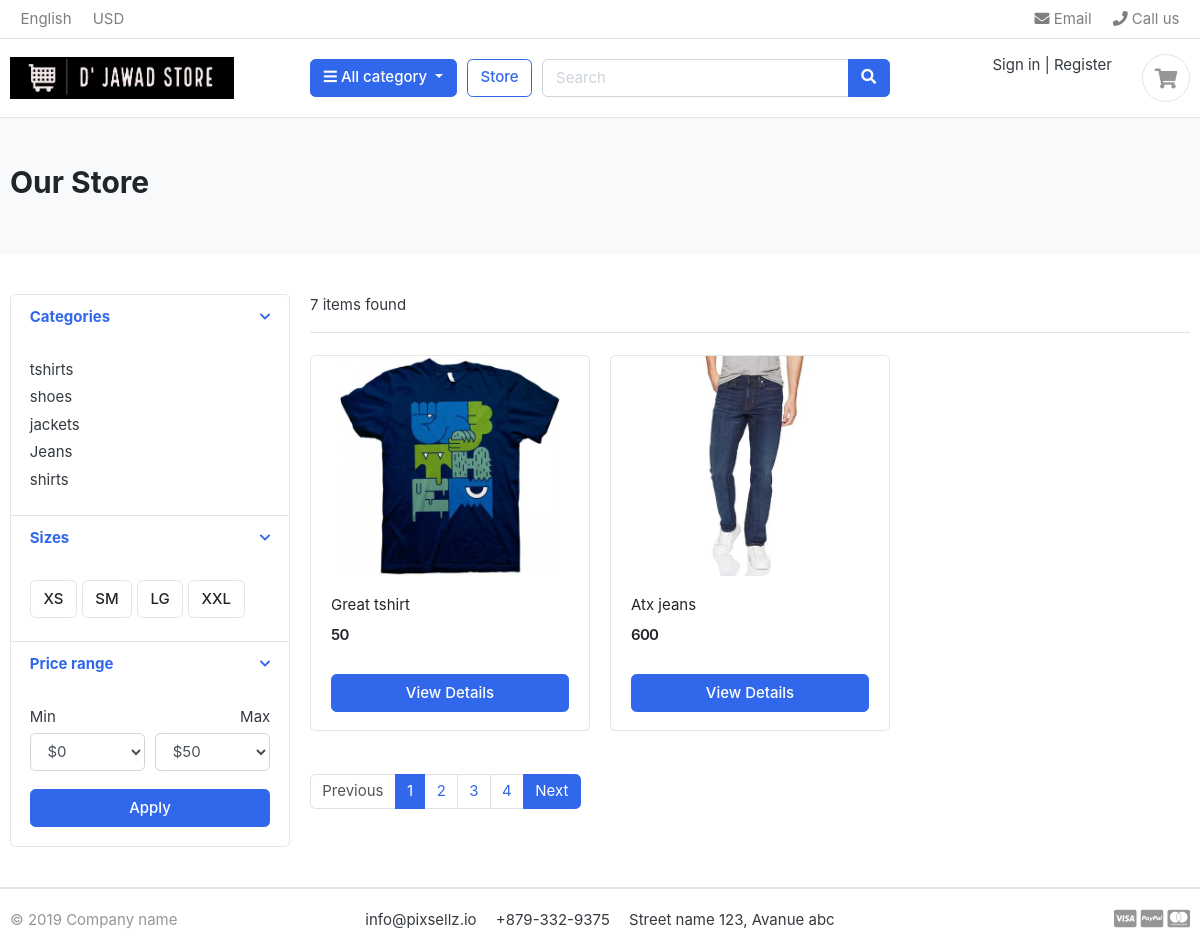
The app's page /store/store/ with its own data.
### category/models.py (models this page shows, shortened)
class Category(models.Model):
    category_name=models.CharField(max_length=100,unique=True)
    slug=models.SlugField(max_length=100,unique=True)
    description=models.TextField(max_length=500)
    cat_image=models.ImageField(upload_to='photos/categories')
    class Meta:
        verbose_name='category'
        verbose_name_plural='categories'
    def get_url(self):
        return reverse('product_by_category',args=[self.slug])

### store/models.py (models this page shows, shortened)
class Product(models.Model):
    product_name=models.CharField(max_length=100)
    images=models.ImageField(upload_to="photos/product")
    description=models.TextField(max_length=200)
    slug=models.SlugField(max_length=100)
    price=models.IntegerField()
    stock=models.IntegerField()
    is_available=models.BooleanField(default=True)
    upload_date=models.DateTimeField(auto_now_add=True)
    updated_date=models.DateTimeField(auto_now=True)
    category=models.ForeignKey(Category,on_delete=models.CASCADE)
    def get_url(self):
        return reverse('product_detail',args=[self.category.slug,self.slug])

### store/views.py (the view)
# urls.py: path('store/',include('store.urls')),
def store(request,category_slug=None):
    if category_slug!=None:
        categories=Category.objects.get(slug=category_slug)
        products=Product.objects.filter(category=categories)
        paginator=Paginator(products,2)
        page=request.GET.get('page')
        paged_products=paginator.get_page(page)
        product_count=products.count()
    else:
        products=Product.objects.filter(is_available=True)
        paginator=Paginator(products,2)
        page=request.GET.get('page')
        paged_products=paginator.get_page(page)
        product_count=products.count()
    context={
        'products':paged_products,
        'product_count':product_count,
    }
    return render(request,'store/store.html',context)

### carts/context_processors.py (called while the page is built)
def counter(request):
    if 'carts/carts' in request.path:
        try:
            cart_count=0
            if request.user.is_authenticated:
                  cart_items=CartItem.objects.filter(user=request.user,is_active=True)
            else:
                cart=Cart.objects.get(cart_id=_cart_id(request))
                cart_items=CartItem.objects.filter(cart=cart,is_active=True)
            for cart_item in cart_items:
                cart_count=cart_count+cart_item.quantity
            return dict(cart_count=cart_count)
        except Cart.DoesNotExist:
            cart_count=0
    else:
        return {}

### category/context_processors.py (called while the page is built)
def menu_links(request):
    links=Category.objects.all()
    return dict(multiple_links=links)

### templates/store/store.html (shortened to what this page needs)
{% extends 'base.html' %}
{% block content %}
{% load static %}
<section class="section-pagetop bg">
    <div class="container">
        {% if 'search' in request.path %}
        <h2 class="title-page">Search result</h2>
        {% else %}
        <h2 class="title-page">Our Store</h2>
        {% endif %}
    </div>
</section>
<section class="section-content padding-y">
    <div class="container">
        <div class="row">
            <aside class="col-md-3">
                <div class="card">
                    <article class="filter-group">
                        <header class="card-header">
                            <a href="#" data-toggle="collapse" data-target="#collapse_1" aria-expanded="true" class="">
                                <i class="icon-control fa fa-chevron-down"></i>
                                <h6 class="title">Categories</h6>
                            </a>
                        </header>
                        <div class="filter-content collapse show" id="collapse_1">
                            <div class="card-body">
                                <ul class="list-menu">
                                    {% for category in multiple_links %}
                                    <li><a href="{{category.get_url}}">{{category.category_name}} </a></li>
                                    {% endfor %}
                                </ul>
                            </div>
                        </div>
                    </article>
                    <article class="filter-group">
                        <header class="card-header">
                            <a href="#" data-toggle="collapse" data-target="#collapse_4" aria-expanded="true" class="">
                                <i class="icon-control fa fa-chevron-down"></i>
                                <h6 class="title">Sizes </h6>
                            </a>
                        </header>
                        <div class="filter-content collapse show" id="collapse_4">
                            <div class="card-body">
                                <label class="checkbox-btn">
                                    <span class="btn btn-light"> XS </span>
                                </label>
                                <label class="checkbox-btn">
                                    <span class="btn btn-light"> SM </span>
                                </label>
                                <label class="checkbox-btn">
                                    <span class="btn btn-light"> LG </span>
                                </label>
                                <label class="checkbox-btn">
                                    <span class="btn btn-light"> XXL </span>
                                </label>
                            </div>
                        </div>
                    </article>
                    <article class="filter-group">
                        <header class="card-header">
                            <a href="#" data-toggle="collapse" data-target="#collapse_3" aria-expanded="true" class="">
                                <i class="icon-control fa fa-chevron-down"></i>
                                <h6 class="title">Price range </h6>
                            </a>
                        </header>
                        <div class="filter-content collapse show" id="collapse_3">
                            <div class="card-body">
                                <div class="form-row">
                                    <div class="form-group col-md-6">
                                        <label>Min</label>
                                        <select class="mr-2 form-control">
                                            <option value="0">$0</option>
                                        </select>
                                    </div>
                                    <div class="form-group text-right col-md-6">
                                        <label>Max</label>
                                        <select class="mr-2 form-control">
                                            <option value="50">$50</option>
                                        </select>
                                    </div>
                                </div>
                                <button class="btn btn-block btn-primary">Apply</button>
                            </div>
                        </div>
                    </article>
                </div>
            </aside>
            <main class="col-md-9">
                <header class="border-bottom mb-4 pb-3">
                    <div class="form-inline">
                        <span class="mr-md-auto">{{product_count}} items found </span>
                    </div>
                </header>
                <div class="row">
                    {% if products %}
                    {% for product in products %}
                    <div class="col-md-4">
                        <figure class="card card-product-grid">
                            <div class="img-wrap">
                                <a href="{{product.get_url}}">
                                    <img src="{{product.images.url}}"></a>
                            </div>
                            <figcaption class="info-wrap">
                                <div class="fix-height">
                                    <a href="{{product.get_url}}" class="title">{{product.product_name}}</a>
                                    <div class="price-wrap mt-2">
                                        <span class="price">{{product.price}}</span>
                                    </div>
                                </div>
                                <a href="{{product.get_url}}" class="btn btn-block btn-primary">View Details</a>
                            </figcaption>
                        </figure>
                    </div>
                    {% endfor %}
                    {% else %}
                    <h1>NO search found.... try out different keyword</h1>
                    {% endif %}
                </div>
                <nav class="mt-4" aria-label="Page navigation sample">
                    {% if products.has_other_pages %}
                    <ul class="pagination">
                        {% if products.has_previous %}
                        <li class="page-item active"><a class="page-link" href="?page={{products.previous_page_number}}">Previous</a></li>
                         {% else %}
                        <li class="page-item disabled"><a class="page-link" href="#">Previous</a></li>
                        {% endif %}
                        {% for i in products.paginator.page_range %}
                        {% if products.number == i %}
                        <li class="page-item active"><a class="page-link" href="#">{{i}}</a></li>
                        {% else %}
                        <li class="page-item"><a class="page-link" href="?page={{i}}">{{i}}</a></li>
                        {% endif %}
                        {% endfor %}
                        {% if products.has_next %}
                        <li class="page-item active"><a class="page-link" href="?page={{products.next_page_number}}">Next</a></li>
                         {% else %}
                        <li class="page-item disabled"><a class="page-link" href="#">Next</a></li>
                        {% endif %}
                    </ul>
                    {% endif %}
                </nav>
            </main>
        </div>
    </div>
</section>
{% endblock %}

### static/css/ui.css (style rules this page uses)
html { font-family: "Inter", sans-serif; font-size: 15px; }
.img-wrap { text-align: center; display: block; }
.img-wrap img { max-width: 100%; }
.price-wrap { letter-spacing: -0.7px; }
.padding-y { padding-top: 40px; padding-bottom: 40px; }
figure { margin-bottom: 0; }
article:after, .form-group:after { display: block; clear: both; content: ""; }
.bg { background-color: #f8f9fa; }
.title-page { color: #212529; }
.btn-light { background-color: #fff; border-color: #e4e4e4; }
[class*=list-] li:after { visibility: hidden; display: block; content: ""; overflow: hidden; height: 0; clear: both; }
.list-menu { list-style: none; margin: 0; padding-left: 0; }
.list-menu li { margin-bottom: 5px; }
.list-menu a { color: #343a40; }
[class*=card-product] a.title { color: #212529; display: block; }
[class*=card-product] .img-wrap { overflow: hidden; position: relative; }
[class*=card-product] .img-wrap img { height: 100%; max-width: 100%; width: auto; display: inline-block; -o-object-fit: cover; object-fit: cover; }
.card-product-grid { margin-bottom: 20px; }
.card-product-grid .img-wrap { border-radius: 0.2rem 0.2rem 0 0; height: 220px; }
.card-product-grid .info-wrap { overflow: hidden; padding: 18px 20px; }
.card-product-grid .fix-height { height: 80px; overflow: hidden; }
.card .img-wrap { overflow: hidden; }
.price { font-weight: 600; color: #212529; }
.icon-control { margin-top: 5px; float: right; font-size: 80%; }
.card-header .title { margin-bottom: 0; line-height: 1.5; }
.filter-group { border-bottom: 1px solid #e4e4e4; }
.filter-group .card-header { border-bottom: 0; }
.filter-group:last-child { border-bottom: 0; }
.checkbox-btn { position: relative; }
.section-pagetop { padding: 45px 0; }

### records on screen
Category: category_name "tshirts"
Category: category_name "shoes"
Category: category_name "jackets"
Category: category_name "Jeans"
Category: category_name "shirts"
Product: images (picture), product_name "Great tshirt", price "50"
Product: images (picture), product_name "Atx jeans", price "600"

### other values on screen
{{ product_count }} "7"
{{ i }} "1"
{{ i }} "2" "3" "4"
